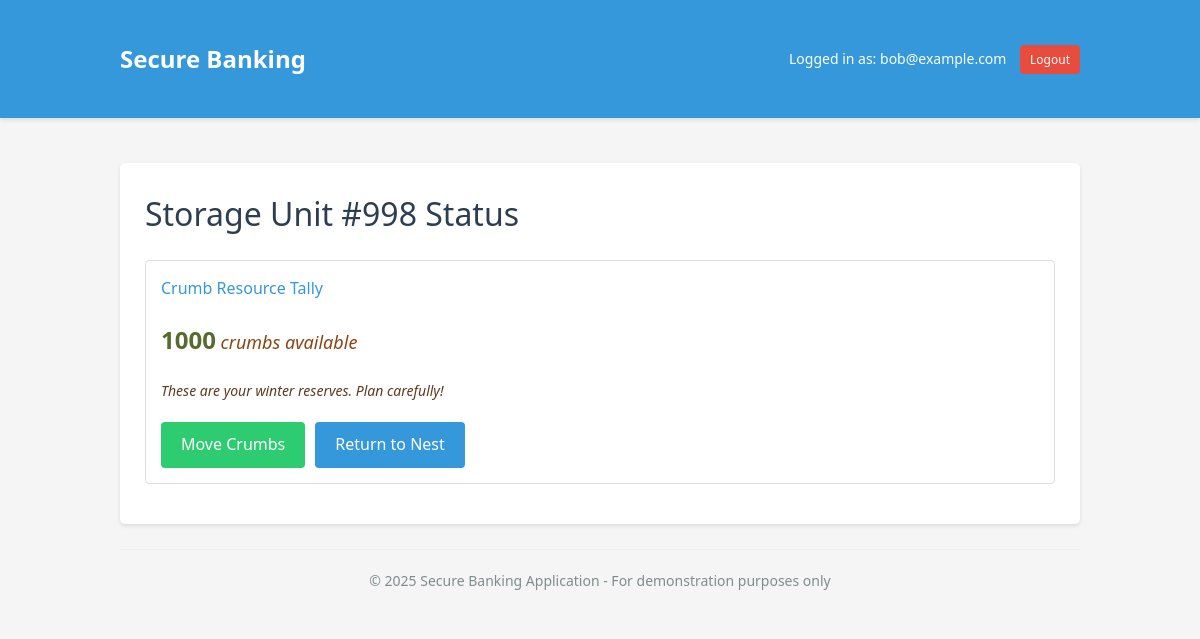
Before: /details?account=998 (signed in) with the older database file.
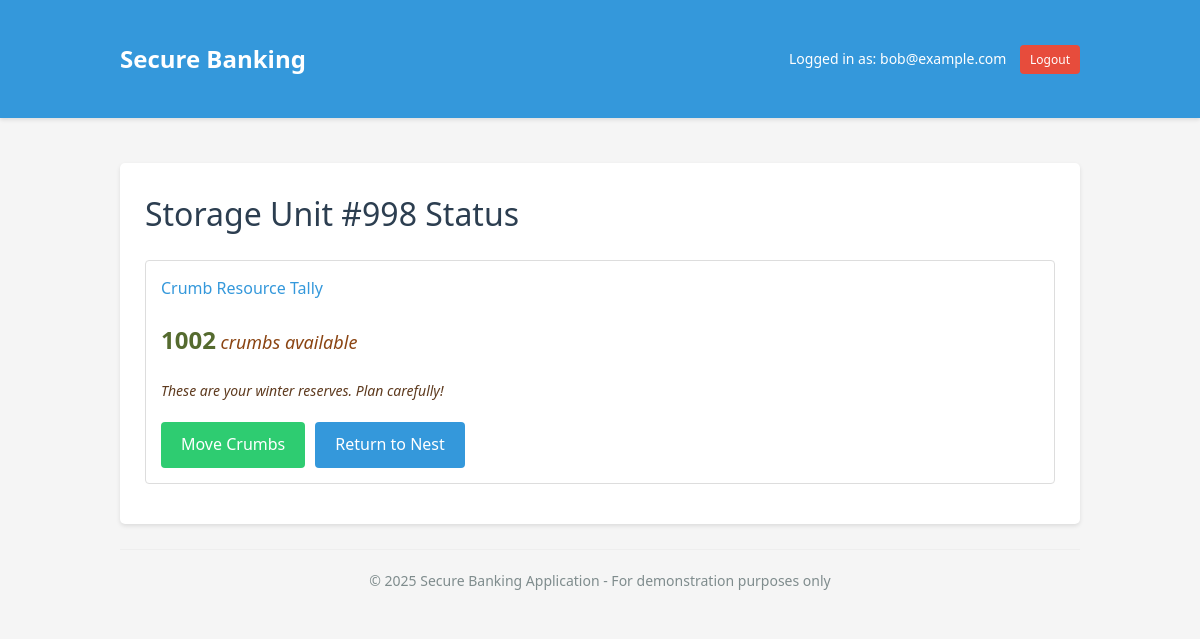
After: the same page with the newer database file.
### tables this page shows
CREATE TABLE accounts (
        id text primary key, owner text, balance integer,
        foreign key(owner) references users(email));

### app.py (the view)
@app.route("/details", methods=["GET", "POST"])
@authenticated
def details():
    if not logged_in():
        return render_template("login.html")
    if request.method == "GET":
        account_number = request.args["account"]
        return render_template(
            "details.html",
            user=g.user,
            account_number=account_number,
            balance=get_balance(account_number, g.user),
        )

### account_service.py (called while the page is built)
def get_balance(account_number, owner):
    try:
        con = sqlite3.connect("bank.db")
        cur = con.cursor()
        cur.execute(
            """
            SELECT balance FROM accounts where id=? and owner=?""",
            (account_number, owner),
        )
        row = cur.fetchone()
        if row is None:
            return None
        return row[0]
    finally:
        con.close()

### app.py (called while the page is built)
def authenticated(f):
    @wraps(f)
    def w(*args, **kwargs):
        if not logged_in():
            return redirect("/login")
        return f(*args, **kwargs)
    return w

@app.context_processor
def inject_now():
    return {"now": datetime.now()}

### user_service.py (called while the page is built)
def logged_in():
    token = request.cookies.get("auth_token")
    try:
        data = jwt.decode(token, SECRET, algorithms=["HS256"])
        g.user = data["sub"]
        return True
    except jwt.InvalidTokenError:
        return False

### templates/details.html
{% extends 'layout.html' %}
{% block content %}
<h1>Storage Unit #{{account_number}} Status</h1>
<div class="card">
  <div class="card-title">Crumb Resource Tally</div>
  <div class="card-content">
    <p style="font-size: 18px; margin: 20px 0;">
      <span class="crumb" style="font-size: 24px; font-weight: bold; color: #556B2F;">{{ balance }}</span>
      <span style="font-style: italic; color: #8B4513;"> crumbs available</span>
    </p>
    <p style="margin-bottom: 10px; font-size: 14px; color: #5e3a1e;">
      {% if account_number == '100' %}
        <i>This is your colony's communal storage for daily operations.</i>
      {% elif account_number == '998' %}
        <i>These are your winter reserves. Plan carefully!</i>
      {% else %}
        <i>This is a specialized resource storage unit.</i>
      {% endif %}
    </p>
    <div style="display: flex; gap: 10px; margin-top: 20px;">
      <a href="/transfer" class="btn btn-success">Move Crumbs</a>
      <a href="/dashboard" class="btn">Return to Nest</a>
    </div>
  </div>
</div>
{% endblock %}

### templates/layout.html (shortened to what this page needs)
<!DOCTYPE html>
<html lang="en">
<head>
</head>
<body>
    <div class="header">
        <div class="container">
            <div class="logo">Secure Banking</div>
            {% if g.user %}
            <div class="user-info">
                Logged in as: {{ g.user }}
                <a href="/logout" class="btn btn-danger" style="font-size: 12px; padding: 5px 10px; margin-left: 10px;">Logout</a>
            </div>
            {% endif %}
        </div>
    </div>
    <div class="container">
        <div class="content">
            {% block content %}{% endblock %}
        </div>
        <div class="footer">
            <p>&copy; {{ now.year }} Secure Banking Application - For demonstration purposes only</p>
        </div>
    </div>
</body>
</html>

Changed rows visible on the page:
changed accounts "bob@example.com": balance "1000" → "1002"
